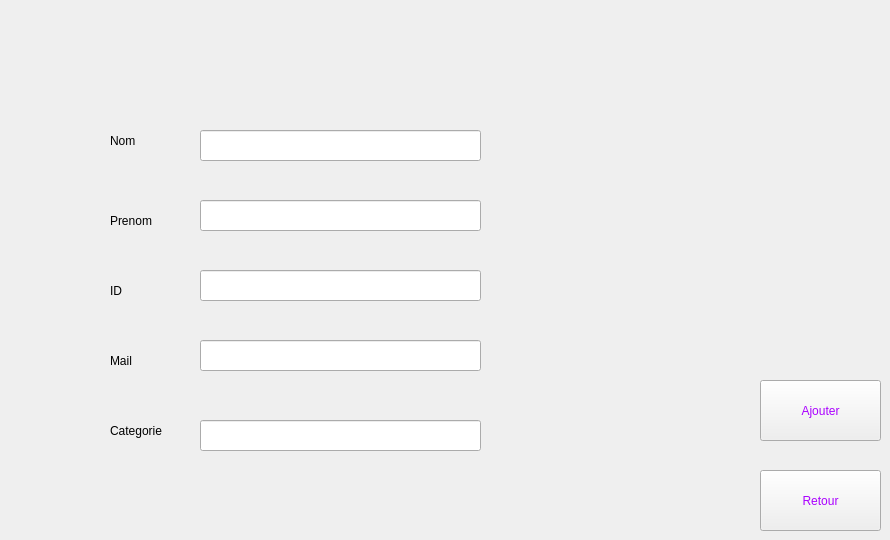
    <widget class="QWidget" name="ajouter_demande">
     <widget class="QPushButton" name="pb_ajouterIM">
      <property name="geometry">
       <rect>
        <x>760</x>
        <y>380</y>
        <width>121</width>
        <height>61</height>
       </rect>
      </property>
      <property name="styleSheet">
       <string notr="true">color: rgb(170, 0, 255);</string>
      </property>
      <property name="text">
       <string>Ajouter</string>
      </property>
     </widget>
     <widget class="QLineEdit" name="categorieA">
      <property name="geometry">
       <rect>
        <x>200</x>
        <y>420</y>
        <width>281</width>
        <height>31</height>
       </rect>
      </property>
     </widget>
     <widget class="QLineEdit" name="prenomA">
      <property name="geometry">
       <rect>
        <x>200</x>
        <y>270</y>
        <width>281</width>
        <height>31</height>
       </rect>
      </property>
     </widget>
     <widget class="QLineEdit" name="nomA">
      <property name="geometry">
       <rect>
        <x>200</x>
        <y>200</y>
        <width>281</width>
        <height>31</height>
       </rect>
      </property>
     </widget>
     <widget class="QPushButton" name="pb_r1">
      <property name="geometry">
       <rect>
        <x>760</x>
        <y>470</y>
        <width>121</width>
        <height>61</height>
       </rect>
      </property>
      <property name="styleSheet">
       <string notr="true">color: rgb(170, 0, 255);</string>
      </property>
      <property name="text">
       <string>Retour</string>
      </property>
     </widget>
     <widget class="QLineEdit" name="mailA">
      <property name="geometry">
       <rect>
        <x>200</x>
        <y>340</y>
        <width>281</width>
        <height>31</height>
       </rect>
      </property>
     </widget>
     <widget class="QLineEdit" name="IDDA">
      <property name="geometry">
       <rect>
        <x>200</x>
        <y>130</y>
        <width>281</width>
        <height>31</height>
       </rect>
      </property>
     </widget>
     <widget class="QLabel" name="label_117">
      <property name="geometry">
       <rect>
        <x>110</x>
        <y>270</y>
        <width>71</width>
        <height>41</height>
       </rect>
      </property>
      <property name="mouseTracking">
       <bool>false</bool>
      </property>
      <property name="tabletTracking">
       <bool>false</bool>
      </property>
      <property name="text">
       <string>ID</string>
      </property>
     </widget>
     <widget class="QLabel" name="label_118">
      <property name="geometry">
       <rect>
        <x>110</x>
        <y>120</y>
        <width>71</width>
        <height>41</height>
       </rect>
      </property>
      <property name="mouseTracking">
       <bool>false</bool>
      </property>
      <property name="tabletTracking">
       <bool>false</bool>
      </property>
      <property name="text">
       <string>Nom</string>
      </property>
     </widget>
     <widget class="QLabel" name="label_119">
      <property name="geometry">
       <rect>
        <x>110</x>
        <y>200</y>
        <width>71</width>
        <height>41</height>
       </rect>
      </property>
      <property name="mouseTracking">
       <bool>false</bool>
      </property>
      <property name="tabletTracking">
       <bool>false</bool>
      </property>
      <property name="text">
       <string>Prenom</string>
      </property>
     </widget>
     <widget class="QLabel" name="label_120">
      <property name="geometry">
       <rect>
        <x>110</x>
        <y>340</y>
        <width>71</width>
        <height>41</height>
       </rect>
      </property>
      <property name="mouseTracking">
       <bool>false</bool>
      </property>
      <property name="tabletTracking">
       <bool>false</bool>
      </property>
      <property name="text">
       <string>Mail</string>
      </property>
     </widget>
     <widget class="QLabel" name="label_121">
      <property name="geometry">
       <rect>
        <x>110</x>
        <y>410</y>
        <width>71</width>
        <height>41</height>
       </rect>
      </property>
      <property name="mouseTracking">
       <bool>false</bool>
      </property>
      <property name="tabletTracking">
       <bool>false</bool>
      </property>
      <property name="text">
       <string>Categorie</string>
      </property>
     </widget>
    </widget>
